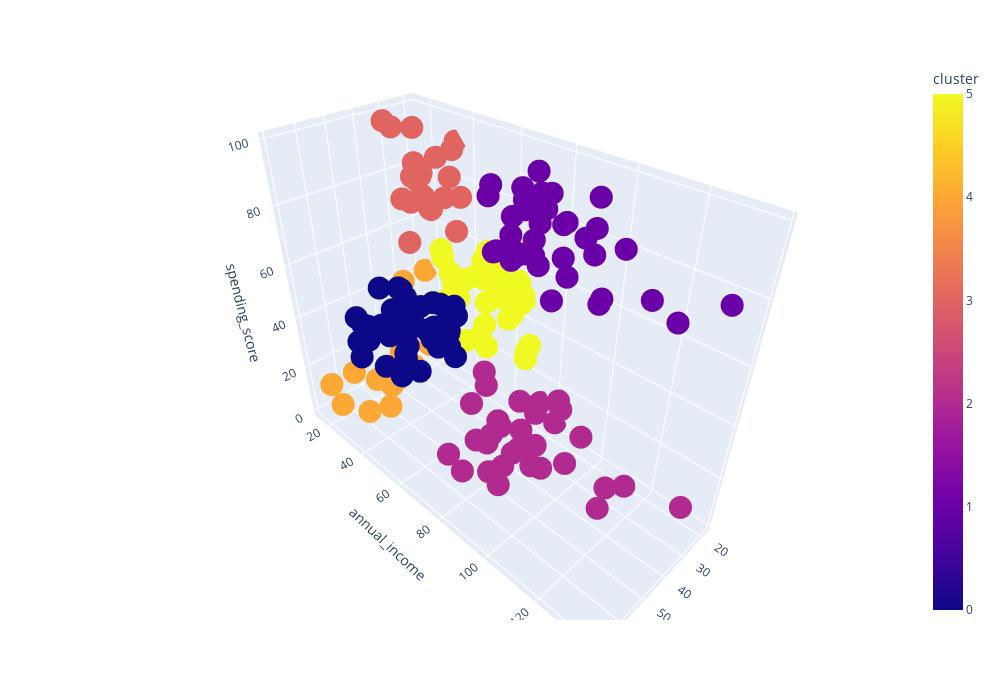

Here is the notebook cell this chart was saved with:
### Code cell
px.scatter_3d(
    df,
    y='annual_income',
    z='spending_score',
    x='age',
    color='cluster',
    width=1000,
    height=700
)

### Figure 1 — Plotly figure (JSON) as saved in the notebook; plotly's stock layout.template omitted (floating-point values rounded to 4 significant figures; data arrays with more than 128 entries replaced by an {"elided": "..."} marker saying what was removed)
{"data": [{"hovertemplate": "age=%{x}<br>annual_income=%{y}<br>spending_score=%{z}<br>cluster=%{marker.color}<extra></extra>", "legendgroup": "", "marker": {"color": {"elided": "200 int values"}, "coloraxis": "coloraxis", "symbol": "circle"}, "mode": "markers", "name": "", "scene": "scene", "showlegend": false, "type": "scatter3d", "x": {"elided": "200 int values"}, "y": {"elided": "200 int values"}, "z": {"elided": "200 int values"}}], "layout": {"coloraxis": {"colorbar": {"title": {"text": "cluster"}}, "colorscale": [[0, "#0d0887"], [0.1111, "#46039f"], [0.2222, "#7201a8"], [0.3333, "#9c179e"], [0.4444, "#bd3786"], [0.5556, "#d8576b"], [0.6667, "#ed7953"], [0.7778, "#fb9f3a"], [0.8889, "#fdca26"], [1, "#f0f921"]]}, "height": 700, "legend": {"tracegroupgap": 0}, "margin": {"t": 60}, "scene": {"domain": {"x": [0, 1], "y": [0, 1]}, "xaxis": {"title": {"text": "age"}}, "yaxis": {"title": {"text": "annual_income"}}, "zaxis": {"title": {"text": "spending_score"}}}, "width": 1000}}
